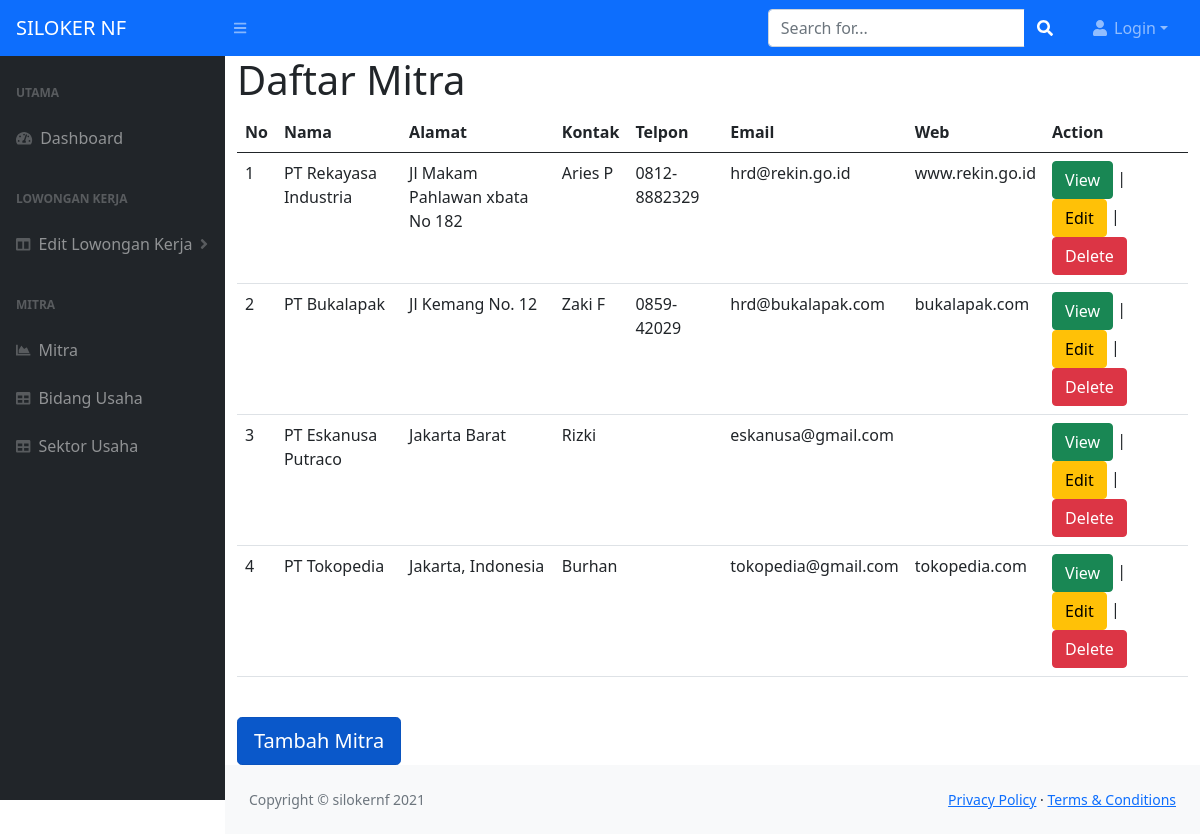
The page /index.php/mitra on the database its author committed.
### tables this page shows
CREATE TABLE `mitra` (
  `id` int(11) NOT NULL,
  `nama` varchar(100) DEFAULT NULL,
  `alamat` varchar(45) DEFAULT NULL,
  `kontak` varchar(30) DEFAULT NULL,
  `telpon` varchar(20) DEFAULT NULL,
  `email` varchar(30) DEFAULT NULL,
  `web` varchar(45) DEFAULT NULL,
  `bidang_usaha_id` int(11) NOT NULL,
  `sektor_usaha_id` int(11) NOT NULL
);

### application/controllers/Mitra.php (called while the page is built, shortened)
<?php
class Mitra extends CI_Controller {
    public function index()
	{
        $this->load->model('mitra_model','mitra');
        $data['list_mitra'] = $this->mitra->getAll();
		$this->load->view('header');
		$this->load->view('mitra/index', $data);
		$this->load->view('footer');
	}
}

### index.php (called while the page is built, shortened)
<?php
require_once BASEPATH.'core/CodeIgniter.php';

### application/models/Mitra_model.php (called while the page is built, shortened)
<?php
class Mitra_model extends CI_Model {
    public function getAll(){
        $query = $this->db->get('mitra');
        return $query;
    }
}

### application/views/mitra/index.php (the view, shortened to what this page needs)
<h1>Daftar Mitra</h1>
<table class="table">
<thead>
    <tr>
        <th>No</th><th>Nama</th><th>Alamat</th><th>Kontak</th><th>Telpon</th>
        <th>Email</th><th>Web</th><th>Action</th>
    </tr>
</thead>
<tbody>
    <?php
    $nomor = 1;
    foreach($list_mitra->result() as $mitra){
    ?>
    <tr>
        <td><?=$nomor?></td>
        <td><?=$mitra->nama?></td>
        <td><?=$mitra->alamat?></td>
        <td><?=$mitra->kontak?></td>
        <td><?=$mitra->telpon?></td>
        <td><?=$mitra->email?></td>
        <td><?=$mitra->web?></td>
        <td>
        <a href="<?=base_url()?>mitra/view/<?=$mitra->id?>" class="btn btn-success">View</a> |
        <a href="<?=base_url()?>mitra/edit/<?=$mitra->id?>" class="btn btn-warning">Edit</a> |
        <a href="<?=base_url()?>mitra/delete/<?=$mitra->id?>" class="btn btn-danger"
        <?php echo 'onclick="return hapusMitra(\'Data Mitra '.$mitra->nama.' Yakin mau dihapus ?? \')"'?>
        >Delete</a></td>
    </tr>
    <?php
        $nomor++;
    }
    ?>
</tbody>
</table>
<br/>
<a href="<?=base_url()?>mitra/form" class="btn btn-primary btn-lg active" role="button" aria-pressed="true">Tambah Mitra</a>

### rows shown on the page
mitra: nama "PT Rekayasa Industria", alamat "Jl Makam Pahlawan xbata No 182", kontak "Aries P", telpon "0812-8882329", email "hrd@rekin.go.id", web "www.rekin.go.id"
mitra: nama "PT Bukalapak", alamat "Jl Kemang No. 12", kontak "Zaki F", telpon "0859-42029", email "hrd@bukalapak.com", web "bukalapak.com"
mitra: nama "PT Eskanusa Putraco", alamat "Jakarta Barat", kontak "Rizki", email "eskanusa@gmail.com"
mitra: nama "PT Tokopedia", alamat "Jakarta, Indonesia", kontak "Burhan", email "tokopedia@gmail.com", web "tokopedia.com"

### other values the page prints
$username "Login"
